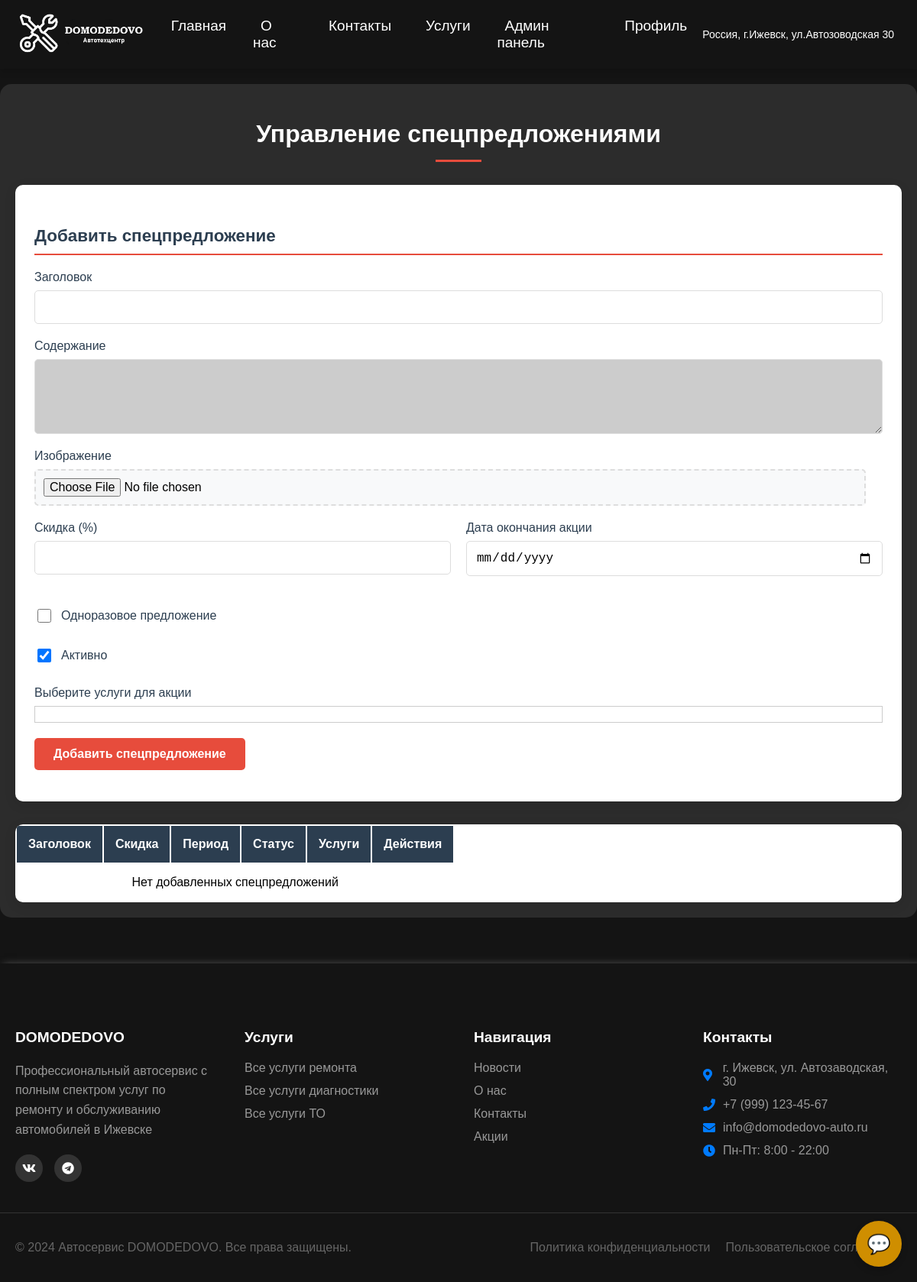
Page /offers/manage/ (signed in) on the earlier database version.
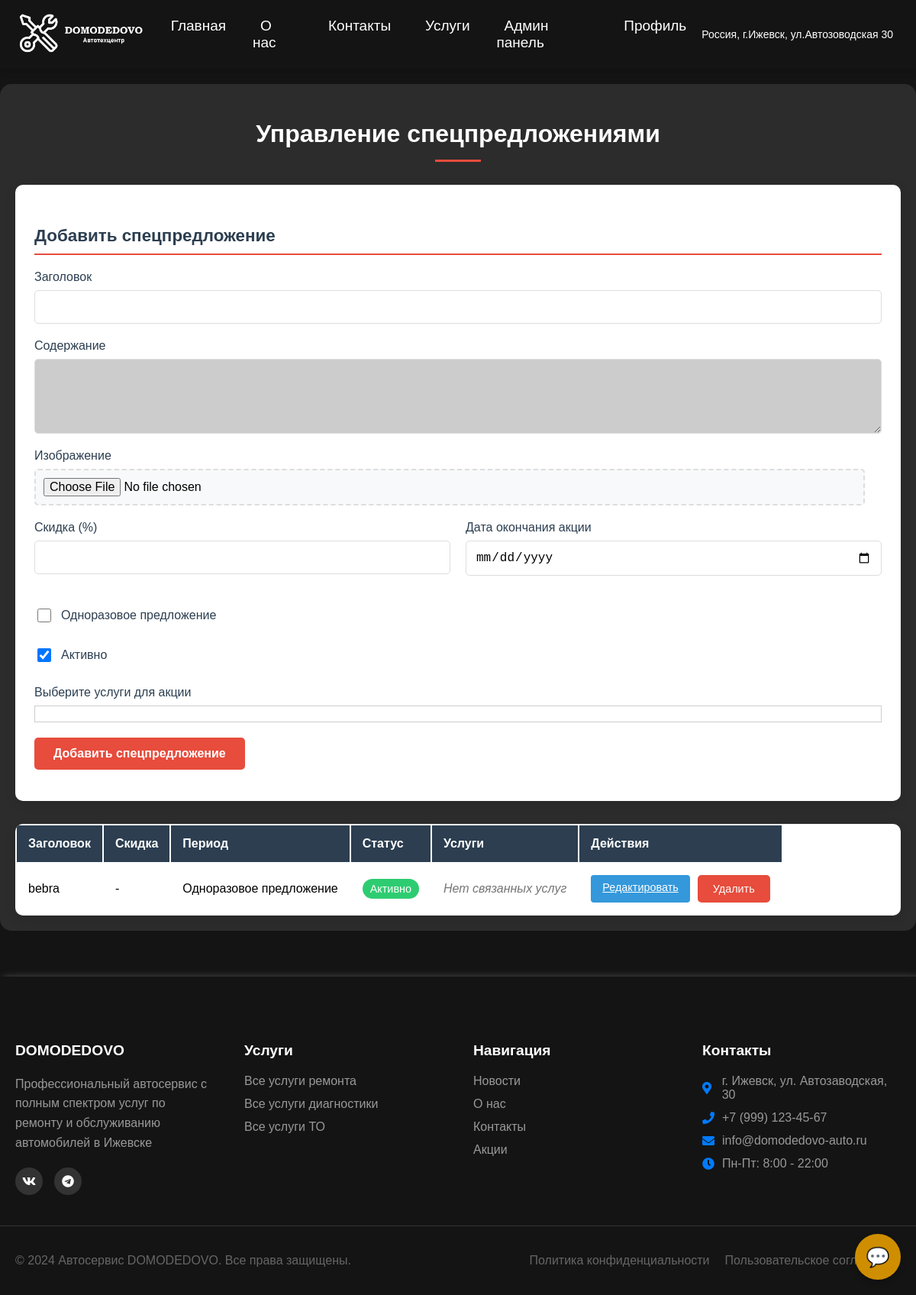
Same page on the later database version.
### app/models.py (models this page shows, shortened)
class SpecialOffer(models.Model):
    title = models.CharField(max_length=200, verbose_name="Заголовок")
    content = models.TextField(verbose_name="Содержание")
    image = models.ImageField(upload_to='offers/', verbose_name="Изображение")
    end_date = models.DateField(verbose_name="Дата окончания акции", null=True, blank=True)
    is_one_time = models.BooleanField(default=False, verbose_name="Одноразовое предложение")
    discount_percent = models.PositiveIntegerField("Скидка (%)", null=True, blank=True)
    is_active = models.BooleanField(default=True, verbose_name="Активно")
    created_at = models.DateTimeField(auto_now_add=True)
    services = models.ManyToManyField(
        ServiceType,
        through='ServiceSpecialOffer',
        related_name='special_offers',
        verbose_name="Связанные услуги"
    )
    class Meta:
        verbose_name = "Спецпредложение"
        verbose_name_plural = "Спецпредложения"
        ordering = ['-created_at']

### app/views.py (the view)
# urls.py: path('offers/manage/', app_views.manage_special_offers, name='manage_special_offers'),
@login_required
def manage_special_offers(request):
    if request.method == 'POST':
        form = SpecialOfferForm(request.POST, request.FILES)
        if form.is_valid():
            try:
                special_offer = form.save()
                messages.success(request, 'Спецпредложение успешно добавлено')
                return redirect('manage_special_offers')
            except Exception as e:
                messages.error(request, f'Ошибка при сохранении: {str(e)}')
        else:
            for field, errors in form.errors.items():
                for error in errors:
                    messages.error(request, f'Ошибка в поле {field}: {error}')
    else:
        form = SpecialOfferForm()
    offers = SpecialOffer.objects.prefetch_related('services').all()
    return render(request, 'news/manage_special_offers.html', {
        'form': form,
        'offers': offers,
        'title': 'Управление спецпредложениями'
    })

### chat/context_processors.py (called while the page is built)
def support_status(request):
    if request.user.is_authenticated:
        return {
            'is_support_user': is_support(request.user),
            'support_unread_count': 0
        }
    return {
        'is_support_user': False,
        'support_unread_count': 0
    }

### chat/views.py (called while the page is built)
def is_support(user):
    return hasattr(user, 'profile') and user.profile.role == 'support'

### templates/news/manage_special_offers.html (shortened to what the changed rows need)
{% extends 'header.html' %}
{% load static %}
{% block content %}
<div class="management-container">
    <h2 class="management-title">Управление спецпредложениями</h2>
    <div class="records-table">
        <table>
            <thead>
                <tr>
                    <th>Заголовок</th>
                    <th>Скидка</th>
                    <th>Период</th>
                    <th>Статус</th>
                    <th>Услуги</th>
                    <th>Действия</th>
                </tr>
            </thead>
            <tbody>
                {% for offer in offers %}
                <tr>
                    <td>{{ offer.title }}</td>
                    <td>{% if offer.discount_percent %}
        -{{ offer.discount_percent }}%
    {% else %}
        -
    {% endif %}</td>
                    <td>
                        {% if offer.is_one_time %}
                            Одноразовое предложение
                        {% elif offer.end_date %}
                            До {{ offer.end_date|date:"d.m.Y" }}
                        {% else %}
                            Бессрочно
                        {% endif %}
                    </td>
                    <td>
                        <span class="status-badge {% if offer.is_active %}status-active{% else %}status-inactive{% endif %}">
                            {% if offer.is_active %}Активно{% else %}Неактивно{% endif %}
                        </span>
                    </td>
                    <td>
                        {% for service in offer.services.all %}
                            <span class="service-badge">{{ service.name }}</span>
                        {% empty %}
                            <span class="no-services">Нет связанных услуг</span>
                        {% endfor %}
                    </td>
                    <td class="action-buttons">
                        <a href="{% url 'edit_special_offer' offer.id %}" class="btn-edit">Редактировать</a>
                        <a href="{% url 'delete_special_offer' offer.id %}" class="btn-delete">Удалить</a>
                    </td>
                </tr>
                {% empty %}
                <tr>
                    <td colspan="6" style="text-align: center;">Нет добавленных спецпредложений</td>
                </tr>
                {% endfor %}
            </tbody>
        </table>
    </div>
</div>
{% endblock %}

Differences in the rows shown:
added SpecialOffer: title "bebra", is_one_time "Одноразовое предложение", is_active "Активно"
Other differences:
text no longer shown: "Нет добавленных спецпредложений"
